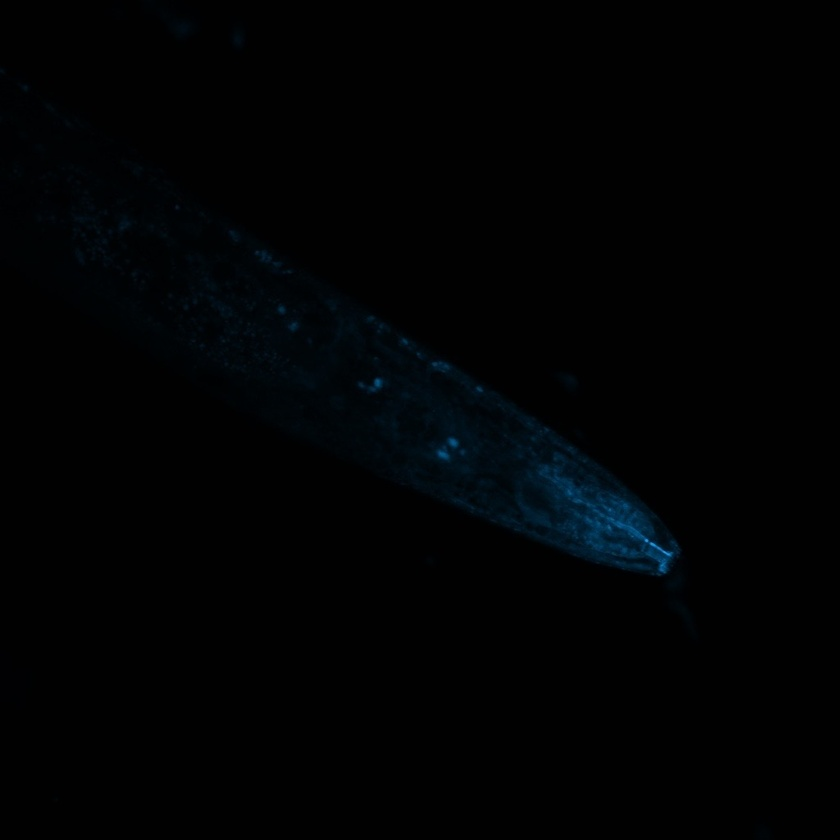
#> input picture data/A1_c2.jpg, 840 x 840 px, shrunk from 1024 x 1024 before the run
$ python test3.py ../../data/A1_c2.jpg
#> lines starting #> are read from the running program, lines starting #| are printed output that depends on the picture; after the words box and inside, x2 and y2 are one past the last pixel; in counts of white or black regions, pixels touching at a corner belong together
#!/usr/bin/env python3
import sys
import numpy as np
import cv2


image = cv2.imread(sys.argv[1])
#> image is the input picture: shape (840, 840, 3); mean B, G, R 3.3, 2.3, 1
# cv2.waitKey(0)

# Grayscale
gray = cv2.cvtColor(image, cv2.COLOR_BGR2GRAY)

# Find Canny edges
edged = cv2.Canny(gray, 30, 200)
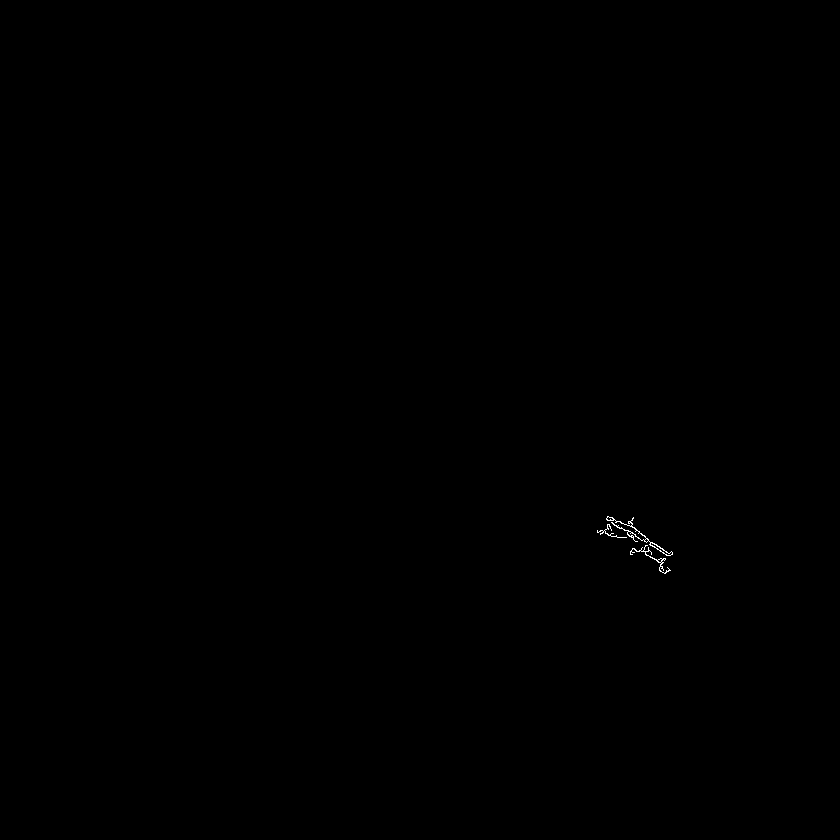
#> edged: shape (840, 840); 0.06% white in thin lines or dots, all inside (x1, y1, x2, y2) = (597, 516, 673, 574)
# cv2.waitKey(0)

# Finding Contours
# Use a copy of the image e.g. edged.copy()
# since findContours alters the image
contours, hierarchy = cv2.findContours(edged,
    cv2.RETR_EXTERNAL, cv2.CHAIN_APPROX_NONE)
#> contours = 3 contours, 1 with area under 20; largest, box (x1, y1, x2, y2) and area: (606, 516, 673, 556) 144, (630, 545, 671, 574) 46

cv2.imshow('Canny Edges After Contouring', edged)
cv2.waitKey(0)

print("Number of Contours found = " + str(len(contours)))
#| Number of Contours found = 3

# Draw all contours
# -1 signifies drawing all contours
cv2.drawContours(image, contours, -1, (0, 255, 0), 3)
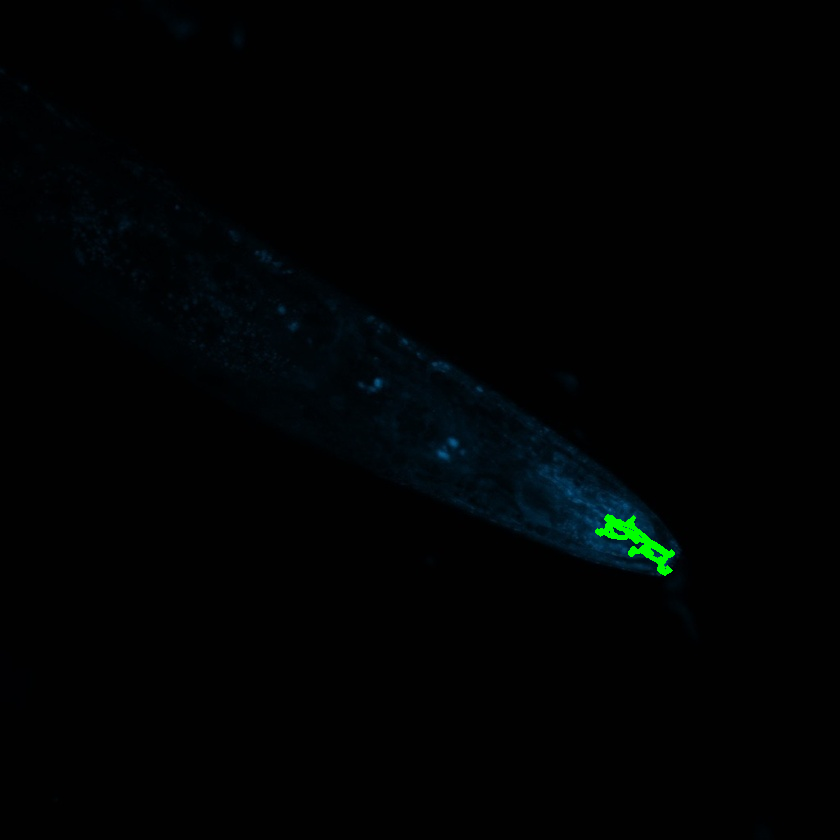
#> image: shape (840, 840, 3); 0.21% of pixels changed, all inside (x1, y1, x2, y2) = (595, 514, 675, 576)

cv2.imshow('Contours', image)
cv2.waitKey(0)
cv2.destroyAllWindows()

$ run again, on data/GMC101_miR71KO-40x_DAPI.jpg
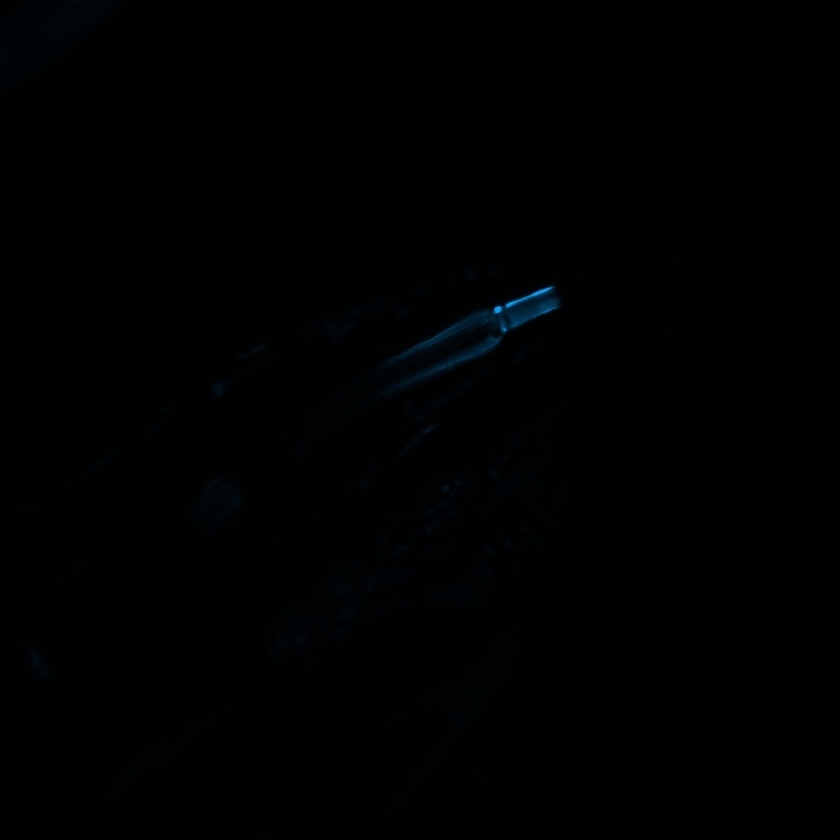
#> input picture data/GMC101_miR71KO-40x_DAPI.jpg, 840 x 840 px, shrunk from 1024 x 1024 before the run
#> image is the input picture: shape (840, 840, 3); mean B, G, R 1.1, 0.7, 0.3
#> edged: shape (840, 840); 0.04% white in thin lines or dots, all inside (x1, y1, x2, y2) = (494, 286, 562, 333)
#> contours = 4 contours, 3 with area under 20; largest, box (x1, y1, x2, y2) and area: (494, 306, 502, 314) 38
#| Number of Contours found = 4
#> `cv2.drawContours(image, contours, -1, (0, 255, 0), 3)`:
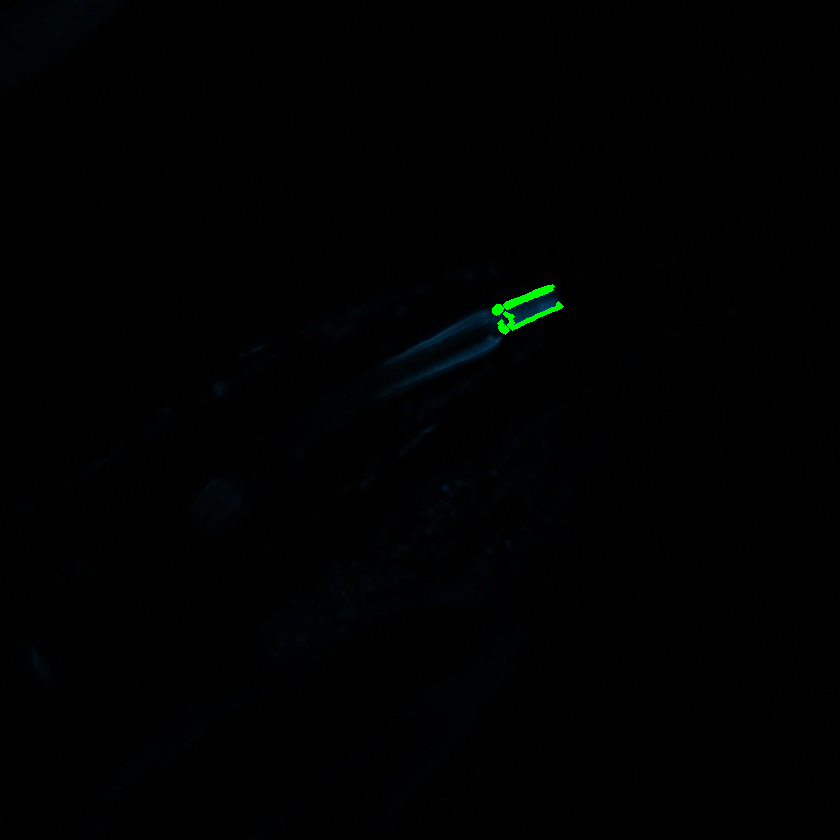
#> image: shape (840, 840, 3); 0.14% of pixels changed, all inside (x1, y1, x2, y2) = (492, 284, 564, 335)
